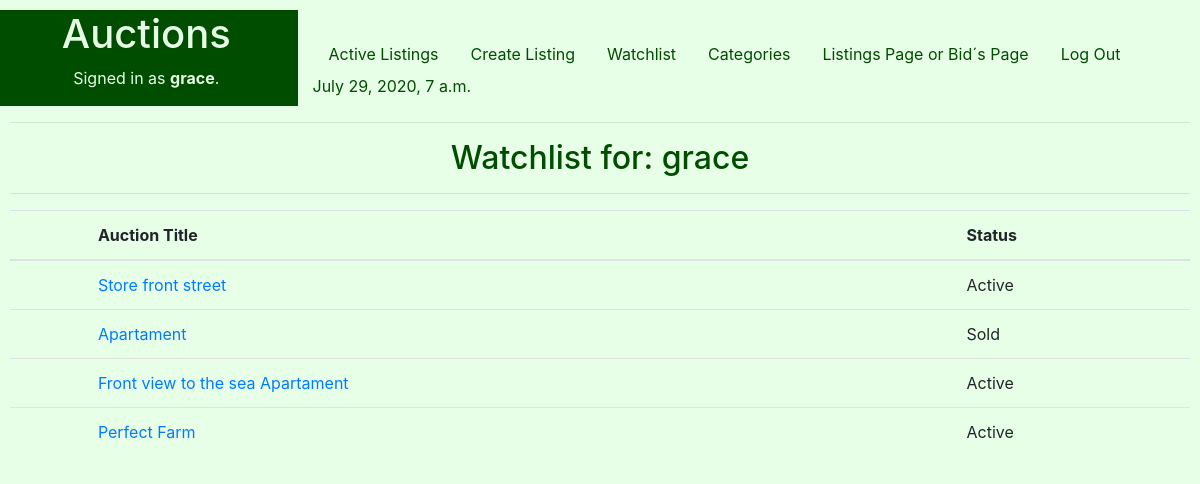
Page /Watchlist (signed in) on the committed database.
### auctions/models.py (models this page shows, shortened)
class User(AbstractUser):
    pass

class Watchlist(models.Model):
    Lcode = models.ForeignKey(Listings, on_delete=models.CASCADE)
    Wflag =models.IntegerField() #Key
    user = models.CharField(max_length=25)

class Listings(models.Model):
    STATUS = (
        ('Active', 'Active - Receiving Bids'),
        ('To Begin', 'To Begin - De Auction didn´t start yet'),
        ('Closed', 'Closed - The seller gave up the auction'),
        ('Sold', 'Sold'),
    )
    Ltitle = models.CharField(help_text="Choose a title for your listing",max_length=50)
    Ccode=models.IntegerField(help_text="Categories Ex: 1-Apartament,2-Commercial,3-Farm, 4-House ") #foreign key from PropTypes
    Ldescription = models.CharField(max_length=250)
    Lprice = models.FloatField(help_text="starting bid Just USD") #initial price
    Ldatestart = models.DateField(help_text="Please use the following format: <em>YYYY-MM-DD</em>. for the auction start")
    Lduration = models.IntegerField(help_text="Duration expressed in days" )
    Luser = models.CharField(max_length=25)
    Limage= models.ImageField(upload_to="media", blank=True) #Name of the picture saved on static folder
    Lstatus = models.CharField(max_length=8, choices=STATUS )

### auctions/views.py (the view)
# urls.py: path('Watchlist', views.Watchlist_view, name='Watchlist'),
@login_required
def Watchlist_view(request):
    d = datetime.now()
    try:
        W = Watchlist.objects.all()
        context={
           "d" : d,
           "Wishlists": W,
        }
        return render(request, "auctions/Watchlist.html", context)
    except:
        context={
          "d" : d,
        }
        return render(request, "auctions/Watchlist.html", context)

### auctions/templates/auctions/WatchList.html (shortened to what this page needs)
{% extends "auctions/layout.html" %}
{% block body %}
<h2 style=" text-align: center;">Watchlist for: {{user.username}} </h2>
  <hr>
<form action ="{% url 'auctions:Watchlist' %}">
   	<div class="form-group" >
        <table class="table" width=50%>
            <thead>
		      	    <tr>
                <th </th>
                <th scope="col">Auction Title </th>
                <th scope="col">Status </th>
      	        </tr>
		        </thead>
            {% if Wishlists|length > 0  %}
	              {% for W in Wishlists %}
                  {%if user.username == W.user%}
                      <tr>
                      <td></td>
                      <td><a href="{% url 'auctions:BidsDetail' Btitle=W.Lcode.Ltitle %}">  {{W.Lcode.Ltitle}} </a> </td>
                      <td>  {{W.Lcode.Lstatus}} </td>
                      </tr>
                  {%endif%}
                {% endfor %}
            {% else %}
                 	<div class="form-group">
                      	<output><h1>No matches found for your Whatchlist   {{user.username}} </h1></output>
                        <input type="hidden" id="u" name="username" value={{user.username}}>
                	</div>
            {% endif %}
	      </table>
    </div>
</form>
{% endblock %}

### auctions/templates/auctions/layout.html (shortened to what this page needs)
{% load static %}
<!DOCTYPE html>
<html lang="en">
    <head>
        <link rel="stylesheet" href="https://stackpath.bootstrapcdn.com/bootstrap/4.4.1/css/bootstrap.min.css">
        <link rel="stylesheet" href="https://cdnjs.cloudflare.com/ajax/libs/font-awesome/4.7.0/css/font-awesome.min.css">
        <link href="{% static 'auctions/styles.css' %}" rel="stylesheet">
    </head>
    <body>
        <div class="row">
            <div class="col-lg-3" style="background-color:#004d00;color:#e6ffe6 ;">
                <h1 style="text-align: center;">Auctions</h1>
                {% if user.is_authenticated %}
                    <p style="text-align: center;">Signed in as <strong >{{ user.username }}</strong>.</p>
                {% else %}
                    <p style="text-align: center;">Not signed in.</p>
                {% endif %}
            </div>
            <div class="col-lg-9" >
                <ul class="nav">
                <li class="nav-item"><br>
                  <a  style="color:  #004d00;" class="nav-link" href="{% url 'auctions:index' %}">Active Listings</a>
                </li>
                {% if user.is_authenticated %}
                    <li class="nav-item"><br>
                    <a  style="color:  #004d00;" class="nav-link" href="{% url 'auctions:CreateListings' %}">Create Listing</a>
                    </li>
                    <li class="nav-item"><br>
                    <a  style="color:  #004d00;" class="nav-link" href="{% url 'auctions:Watchlist' %}">Watchlist</a>
                    </li>
                    <li class="nav-item"><br>
                    <a  style="color:  #004d00;" class="nav-link" href="{% url 'auctions:Categories' %}">Categories</a>
                    </li>
                    <li class="nav-item"><br>
                    <a  style="color:  #004d00;" class="nav-link" href="{% url 'auctions:Listingspage' %}">Listings Page or Bid´s Page</a>
                    </li>
                    <li class="nav-item"><br>
                    <a  style="color:  #004d00;" class="nav-link" href="{% url 'auctions:logout' %}">Log Out</a>
                    </li>
                {% endif %}
                    <li>   {{d}} </li>
                </ul>
            </div>
        </div>
      <hr>
      {% block body %}
      {% endblock %}
    </body>
</html>

### auctions/static/auctions/styles.css (style rules this page uses)
body { padding: 10px; }

### auctions/templates/auctions/layout.html (style rules this page uses)
body { background-color:#e6ffe6 ; color: #004d00; }

### rows in the picture
User: username "grace"
Watchlist: Lcode.Ltitle "Store front street", Lcode.Lstatus "Active"
Watchlist: Lcode.Ltitle "Apartament", Lcode.Lstatus "Sold"
Watchlist: Lcode.Ltitle "Front view to the sea Apartament", Lcode.Lstatus "Active"
Watchlist: Lcode.Ltitle "Perfect Farm", Lcode.Lstatus "Active"
